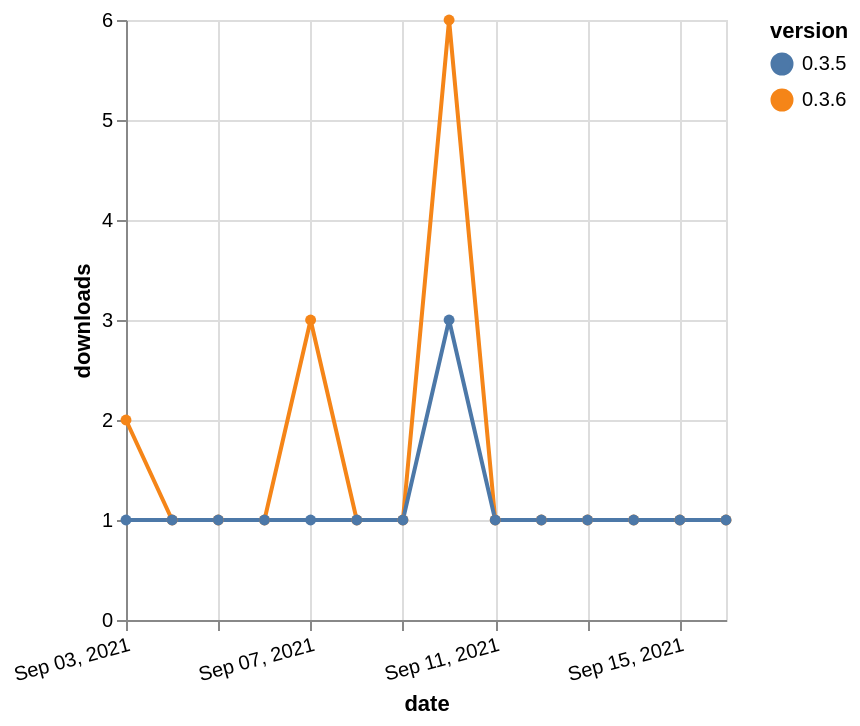

Describe this chart as a Vega-Lite specification.
### Vega-Lite specification from a JSON file in a GitHub repository (floating-point values rounded to 4 significant figures)
{"$schema": "https://vega.github.io/schema/vega-lite/v5.json", "description": "A simple bar chart with embedded data.", "data": {"values": [{"date": "2021-09-03", "total": 476, "delta": 2, "version": "0.3.6"}, {"date": "2021-09-04", "total": 477, "delta": 1, "version": "0.3.6"}, {"date": "2021-09-05", "total": 478, "delta": 1, "version": "0.3.6"}, {"date": "2021-09-06", "total": 479, "delta": 1, "version": "0.3.6"}, {"date": "2021-09-07", "total": 482, "delta": 3, "version": "0.3.6"}, {"date": "2021-09-08", "total": 483, "delta": 1, "version": "0.3.6"}, {"date": "2021-09-09", "total": 484, "delta": 1, "version": "0.3.6"}, {"date": "2021-09-10", "total": 490, "delta": 6, "version": "0.3.6"}, {"date": "2021-09-11", "total": 491, "delta": 1, "version": "0.3.6"}, {"date": "2021-09-12", "total": 492, "delta": 1, "version": "0.3.6"}, {"date": "2021-09-13", "total": 493, "delta": 1, "version": "0.3.6"}, {"date": "2021-09-14", "total": 494, "delta": 1, "version": "0.3.6"}, {"date": "2021-09-15", "total": 495, "delta": 1, "version": "0.3.6"}, {"date": "2021-09-16", "total": 496, "delta": 1, "version": "0.3.6"}, {"date": "2021-09-03", "total": 378, "delta": 1, "version": "0.3.5"}, {"date": "2021-09-04", "total": 379, "delta": 1, "version": "0.3.5"}, {"date": "2021-09-05", "total": 380, "delta": 1, "version": "0.3.5"}, {"date": "2021-09-06", "total": 381, "delta": 1, "version": "0.3.5"}, {"date": "2021-09-07", "total": 382, "delta": 1, "version": "0.3.5"}, {"date": "2021-09-08", "total": 383, "delta": 1, "version": "0.3.5"}, {"date": "2021-09-09", "total": 384, "delta": 1, "version": "0.3.5"}, {"date": "2021-09-10", "total": 387, "delta": 3, "version": "0.3.5"}, {"date": "2021-09-11", "total": 388, "delta": 1, "version": "0.3.5"}, {"date": "2021-09-12", "total": 389, "delta": 1, "version": "0.3.5"}, {"date": "2021-09-13", "total": 390, "delta": 1, "version": "0.3.5"}, {"date": "2021-09-14", "total": 391, "delta": 1, "version": "0.3.5"}, {"date": "2021-09-15", "total": 392, "delta": 1, "version": "0.3.5"}, {"date": "2021-09-16", "total": 393, "delta": 1, "version": "0.3.5"}]}, "width": "container", "mark": {"type": "line", "point": {"filled": true}}, "encoding": {"x": {"field": "date", "type": "temporal", "timeUnit": "yearmonthdate", "title": "date", "axis": {"labelAngle": -15}}, "y": {"field": "delta", "type": "quantitative", "title": "downloads"}, "color": {"field": "version", "type": "nominal"}, "tooltip": {"field": "delta"}}}
